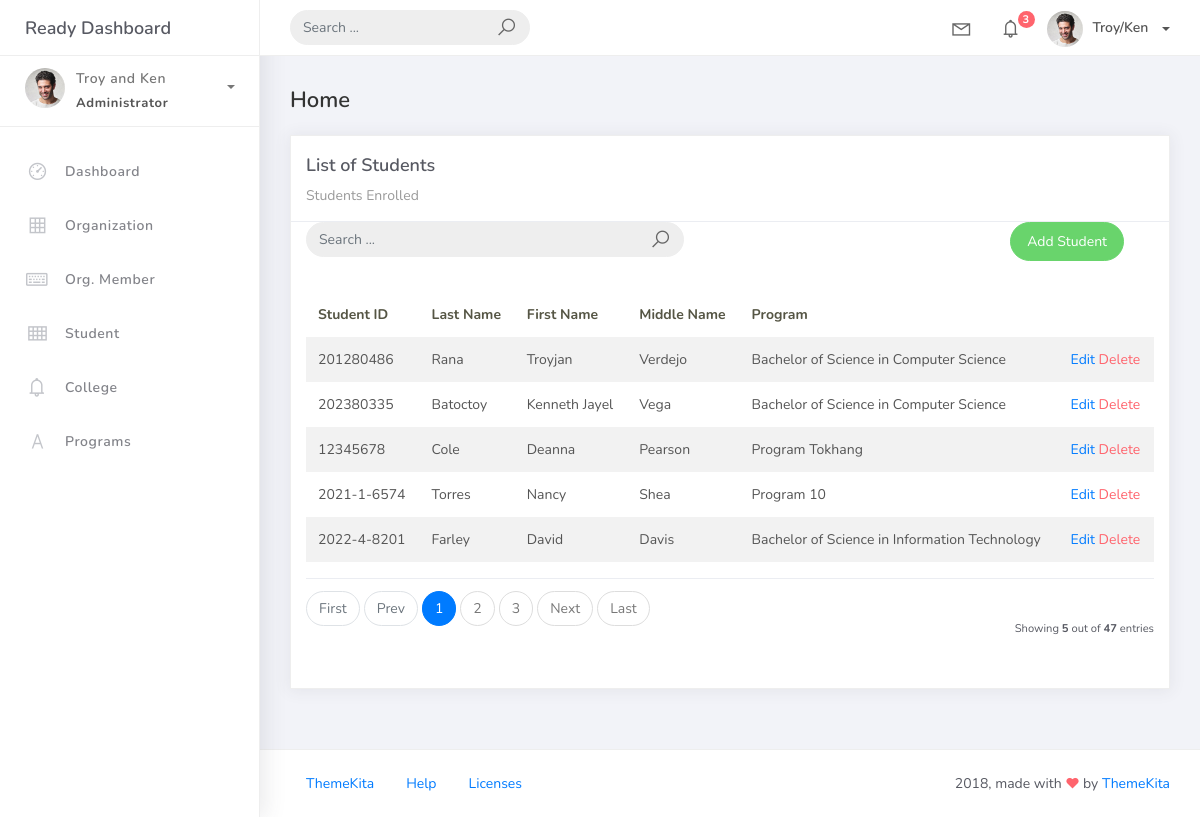
The app's page /student_list, older data.
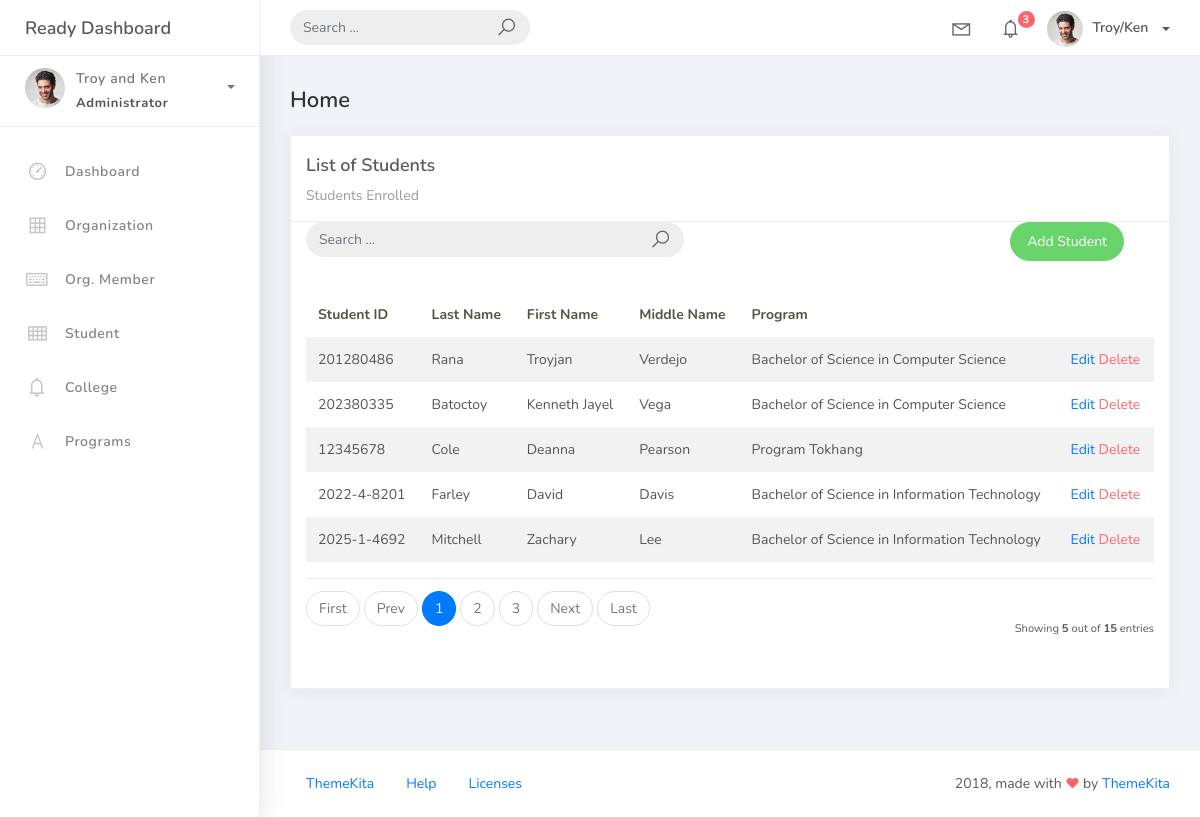
The same page, newer data.
### studentorg/models.py (models this page shows, shortened)
class BaseModel(models.Model):
    created_at = models.DateTimeField(auto_now_add=True, db_index=True)
    updated_at = models.DateTimeField(auto_now=True)
    class Meta:
        abstract = True

class Student(BaseModel):
    student_id = models.CharField(max_length=15)
    lastname = models.CharField(max_length=25)
    firstname = models.CharField(max_length=25)
    middlename = models.CharField(max_length=25, blank=True, null=True)
    program = models.ForeignKey(Program, on_delete=models.CASCADE)

class Program(BaseModel):
    prog_name = models.CharField(max_length=150)
    college = models.ForeignKey(College, on_delete=models.CASCADE)
    def __str__(self):
        return self.prog_name

### studentorg/views.py (the view)
# urls.py: path('student_list', StudentList.as_view(), name='student-list'),
class StudentList(ListView):
    model = Student
    context_object_name = 'student'
    template_name = 'student_list.html'
    paginate_by = 5

### templates/student_list.html (shortened to what this page needs)
{% extends 'base.html' %}
{% load static %}
{% block content %}
<div class="content">
    <div class="container-fluid">
        <h4 class="page-title">Home</h4>
        <div class="row">
            <div class="col-md-12">
                <div class="card">
                    <div class="card-header">
                        <div class="card-title">List of Students</div>
                        <div class="card-category">Students Enrolled</div>
                    </div>
<div class="col-md-12 row">
    <div class="col-md-6">
        <form class="navbar-left navbar-form nav-search mr-md-3" action="">
            <div class="input-group">
                <input type="text" placeholder="Search ..." class="form-control" />
                <div class="input-group-append">
                    <span class="input-group-text">
                        <i class="la la-search search-icon"></i>
                    </span>
                </div>
            </div>
        </form>
    </div>
    <div class="col-md-6">
        <div class="pull-right">
            <a href="{% url 'student-add' %}" class="btn btn-success btn-rounded">Add Student</a>
        </div>
    </div>
</div>
                    <div class="card-body">
                        <table class="table table-striped mt-3">
                            <thead>
                                <tr>
                                    <th scope="col">Student ID</th>
                                    <th scope="col">Last Name</th>
                                    <th scope="col">First Name</th>
                                    <th scope="col">Middle Name</th>
                                    <th scope="col">Program</th>
                                </tr>
                            </thead>
                            <tbody>
                                {% for object in object_list %}
                                <tr>
                                    <td>{{ object.student_id}}</td>
                                    <td>{{ object.lastname}}</td>
                                    <td>{{ object.firstname}}</td>
                                    <td>{{ object.middlename}}</td>
                                    <td>{{ object.program}}</td>
                                     <td>
                                        <a href="student_list/{{object.id}}">Edit</a>
                                        <a href="student_list/{{object.id}}/delete" class="text-danger">Delete</a>
                                    </td>
                                {% endfor %}
                            </tbody>
                        </table>
                        {% include 'includes/pagination.html' %}
                    </div>
                </div>
            </div>
        </div>
    </div>
</div>
{% endblock %}

Row changes from the older to the newer data that the page shows:
removed Student: student_id "2021-1-6574", lastname "Torres", firstname "Nancy", middlename "Shea", program "Program 10"
now on this page (row unchanged): Student: student_id "2025-1-4692", lastname "Mitchell", firstname "Zachary", middlename "Lee", program "Bachelor of Science in Information Technology"
Text that changed along with them:
{{ paginator.count }}: "47" → "15"
